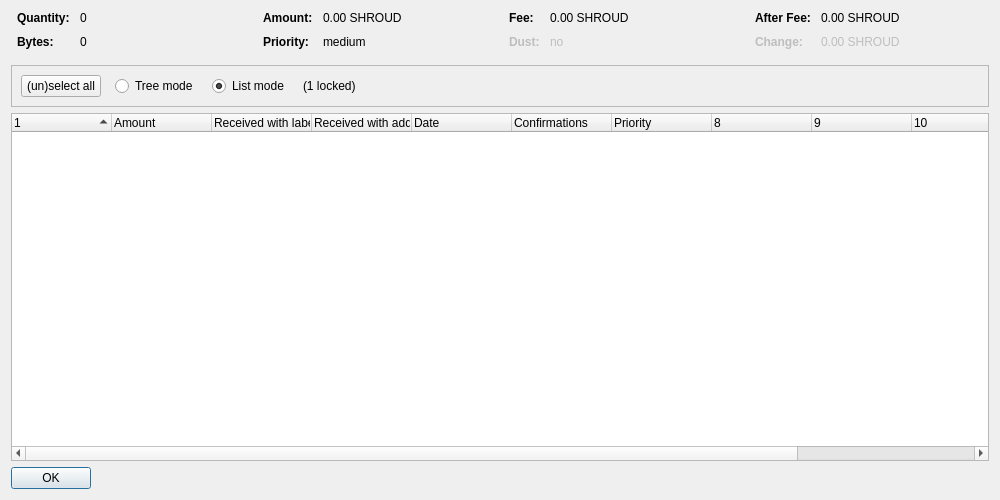
<?xml version="1.0" encoding="UTF-8"?>
<ui version="4.0">
 <class>CoinControlDialog</class>
 <widget class="QDialog" name="CoinControlDialog">
  <property name="geometry">
   <rect>
    <x>0</x>
    <y>0</y>
    <width>1000</width>
    <height>500</height>
   </rect>
  </property>
  <property name="windowTitle">
   <string>Coin Selection</string>
  </property>
  <layout class="QVBoxLayout" name="verticalLayout">
   <item>
    <layout class="QHBoxLayout" name="horizontalLayoutTop" stretch="0,0,0,0">
     <property name="topMargin">
      <number>0</number>
     </property>
     <property name="bottomMargin">
      <number>10</number>
     </property>
     <item>
      <layout class="QFormLayout" name="formLayoutCoinControl1">
       <property name="horizontalSpacing">
        <number>10</number>
       </property>
       <property name="verticalSpacing">
        <number>10</number>
       </property>
       <property name="leftMargin">
        <number>6</number>
       </property>
       <property name="rightMargin">
        <number>6</number>
       </property>
       <item row="0" column="0">
        <widget class="QLabel" name="labelCoinControlQuantityText">
         <property name="font">
          <font>
           <weight>75</weight>
           <bold>true</bold>
          </font>
         </property>
         <property name="text">
          <string>Quantity:</string>
         </property>
        </widget>
       </item>
       <item row="0" column="1">
        <widget class="QLabel" name="labelCoinControlQuantity">
         <property name="cursor">
          <cursorShape>IBeamCursor</cursorShape>
         </property>
         <property name="contextMenuPolicy">
          <enum>Qt::ActionsContextMenu</enum>
         </property>
         <property name="text">
          <string notr="true">0</string>
         </property>
         <property name="textInteractionFlags">
          <set>Qt::LinksAccessibleByMouse|Qt::TextSelectableByKeyboard|Qt::TextSelectableByMouse</set>
         </property>
        </widget>
       </item>
       <item row="1" column="0">
        <widget class="QLabel" name="labelCoinControlBytesText">
         <property name="font">
          <font>
           <weight>75</weight>
           <bold>true</bold>
          </font>
         </property>
         <property name="text">
          <string>Bytes:</string>
         </property>
        </widget>
       </item>
       <item row="1" column="1">
        <widget class="QLabel" name="labelCoinControlBytes">
         <property name="cursor">
          <cursorShape>IBeamCursor</cursorShape>
         </property>
         <property name="contextMenuPolicy">
          <enum>Qt::ActionsContextMenu</enum>
         </property>
         <property name="text">
          <string notr="true">0</string>
         </property>
         <property name="textInteractionFlags">
          <set>Qt::LinksAccessibleByMouse|Qt::TextSelectableByKeyboard|Qt::TextSelectableByMouse</set>
         </property>
        </widget>
       </item>
      </layout>
     </item>
     <item>
      <layout class="QFormLayout" name="formLayoutCoinControl2">
       <property name="horizontalSpacing">
        <number>10</number>
       </property>
       <property name="verticalSpacing">
        <number>10</number>
       </property>
       <property name="leftMargin">
        <number>6</number>
       </property>
       <property name="rightMargin">
        <number>6</number>
       </property>
       <item row="0" column="0">
        <widget class="QLabel" name="labelCoinControlAmountText">
         <property name="font">
          <font>
           <weight>75</weight>
           <bold>true</bold>
          </font>
         </property>
         <property name="text">
          <string>Amount:</string>
         </property>
        </widget>
       </item>
       <item row="0" column="1">
        <widget class="QLabel" name="labelCoinControlAmount">
         <property name="cursor">
          <cursorShape>IBeamCursor</cursorShape>
         </property>
         <property name="contextMenuPolicy">
          <enum>Qt::ActionsContextMenu</enum>
         </property>
         <property name="text">
          <string notr="true">0.00 SHROUD</string>
         </property>
         <property name="textInteractionFlags">
          <set>Qt::LinksAccessibleByMouse|Qt::TextSelectableByKeyboard|Qt::TextSelectableByMouse</set>
         </property>
        </widget>
       </item>
       <item row="1" column="0">
        <widget class="QLabel" name="labelCoinControlPriorityText">
         <property name="font">
          <font>
           <weight>75</weight>
           <bold>true</bold>
          </font>
         </property>
         <property name="text">
          <string>Priority:</string>
         </property>
        </widget>
       </item>
       <item row="1" column="1">
        <widget class="QLabel" name="labelCoinControlPriority">
         <property name="cursor">
          <cursorShape>IBeamCursor</cursorShape>
         </property>
         <property name="contextMenuPolicy">
          <enum>Qt::ActionsContextMenu</enum>
         </property>
         <property name="text">
          <string notr="true">medium</string>
         </property>
         <property name="textInteractionFlags">
          <set>Qt::LinksAccessibleByMouse|Qt::TextSelectableByKeyboard|Qt::TextSelectableByMouse</set>
         </property>
        </widget>
       </item>
      </layout>
     </item>
     <item>
      <layout class="QFormLayout" name="formLayoutCoinControl3">
       <property name="horizontalSpacing">
        <number>10</number>
       </property>
       <property name="verticalSpacing">
        <number>10</number>
       </property>
       <property name="leftMargin">
        <number>6</number>
       </property>
       <property name="rightMargin">
        <number>6</number>
       </property>
       <item row="0" column="0">
        <widget class="QLabel" name="labelCoinControlFeeText">
         <property name="font">
          <font>
           <weight>75</weight>
           <bold>true</bold>
          </font>
         </property>
         <property name="text">
          <string>Fee:</string>
         </property>
        </widget>
       </item>
       <item row="0" column="1">
        <widget class="QLabel" name="labelCoinControlFee">
         <property name="cursor">
          <cursorShape>IBeamCursor</cursorShape>
         </property>
         <property name="contextMenuPolicy">
          <enum>Qt::ActionsContextMenu</enum>
         </property>
         <property name="text">
          <string notr="true">0.00 SHROUD</string>
         </property>
         <property name="textInteractionFlags">
          <set>Qt::LinksAccessibleByMouse|Qt::TextSelectableByKeyboard|Qt::TextSelectableByMouse</set>
         </property>
        </widget>
       </item>
       <item row="1" column="0">
        <widget class="QLabel" name="labelCoinControlLowOutputText">
         <property name="enabled">
          <bool>false</bool>
         </property>
         <property name="font">
          <font>
           <weight>75</weight>
           <bold>true</bold>
          </font>
         </property>
         <property name="text">
          <string>Dust:</string>
         </property>
        </widget>
       </item>
       <item row="1" column="1">
        <widget class="QLabel" name="labelCoinControlLowOutput">
         <property name="enabled">
          <bool>false</bool>
         </property>
         <property name="cursor">
          <cursorShape>IBeamCursor</cursorShape>
         </property>
         <property name="contextMenuPolicy">
          <enum>Qt::ActionsContextMenu</enum>
         </property>
         <property name="text">
          <string notr="true">no</string>
         </property>
         <property name="textInteractionFlags">
          <set>Qt::LinksAccessibleByMouse|Qt::TextSelectableByKeyboard|Qt::TextSelectableByMouse</set>
         </property>
        </widget>
       </item>
      </layout>
     </item>
     <item>
      <layout class="QFormLayout" name="formLayoutCoinControl4">
       <property name="horizontalSpacing">
        <number>10</number>
       </property>
       <property name="verticalSpacing">
        <number>10</number>
       </property>
       <property name="leftMargin">
        <number>6</number>
       </property>
       <property name="rightMargin">
        <number>6</number>
       </property>
       <item row="0" column="0">
        <widget class="QLabel" name="labelCoinControlAfterFeeText">
         <property name="font">
          <font>
           <weight>75</weight>
           <bold>true</bold>
          </font>
         </property>
         <property name="text">
          <string>After Fee:</string>
         </property>
        </widget>
       </item>
       <item row="0" column="1">
        <widget class="QLabel" name="labelCoinControlAfterFee">
         <property name="cursor">
          <cursorShape>IBeamCursor</cursorShape>
         </property>
         <property name="contextMenuPolicy">
          <enum>Qt::ActionsContextMenu</enum>
         </property>
         <property name="text">
          <string notr="true">0.00 SHROUD</string>
         </property>
         <property name="textInteractionFlags">
          <set>Qt::LinksAccessibleByMouse|Qt::TextSelectableByKeyboard|Qt::TextSelectableByMouse</set>
         </property>
        </widget>
       </item>
       <item row="1" column="0">
        <widget class="QLabel" name="labelCoinControlChangeText">
         <property name="enabled">
          <bool>false</bool>
         </property>
         <property name="font">
          <font>
           <weight>75</weight>
           <bold>true</bold>
          </font>
         </property>
         <property name="text">
          <string>Change:</string>
         </property>
        </widget>
       </item>
       <item row="1" column="1">
        <widget class="QLabel" name="labelCoinControlChange">
         <property name="enabled">
          <bool>false</bool>
         </property>
         <property name="cursor">
          <cursorShape>IBeamCursor</cursorShape>
         </property>
         <property name="contextMenuPolicy">
          <enum>Qt::ActionsContextMenu</enum>
         </property>
         <property name="text">
          <string notr="true">0.00 SHROUD</string>
         </property>
         <property name="textInteractionFlags">
          <set>Qt::LinksAccessibleByMouse|Qt::TextSelectableByKeyboard|Qt::TextSelectableByMouse</set>
         </property>
        </widget>
       </item>
      </layout>
     </item>
    </layout>
   </item>
   <item>
    <widget class="QFrame" name="frame">
     <property name="minimumSize">
      <size>
       <width>0</width>
       <height>40</height>
      </size>
     </property>
     <property name="frameShape">
      <enum>QFrame::StyledPanel</enum>
     </property>
     <property name="frameShadow">
      <enum>QFrame::Sunken</enum>
     </property>
     <layout class="QHBoxLayout" name="horizontalLayout">
      <item>
       <layout class="QHBoxLayout" name="horizontalLayoutPanel" stretch="0,0,0,0,0">
        <property name="spacing">
         <number>14</number>
        </property>
        <item>
         <widget class="QPushButton" name="pushButtonSelectAll">
          <property name="sizePolicy">
           <sizepolicy hsizetype="Maximum" vsizetype="Fixed">
            <horstretch>0</horstretch>
            <verstretch>0</verstretch>
           </sizepolicy>
          </property>
          <property name="text">
           <string>(un)select all</string>
          </property>
          <property name="autoDefault">
           <bool>false</bool>
          </property>
         </widget>
        </item>
        <item>
         <widget class="QRadioButton" name="radioTreeMode">
          <property name="sizePolicy">
           <sizepolicy hsizetype="Maximum" vsizetype="Fixed">
            <horstretch>0</horstretch>
            <verstretch>0</verstretch>
           </sizepolicy>
          </property>
          <property name="text">
           <string>Tree mode</string>
          </property>
         </widget>
        </item>
        <item>
         <widget class="QRadioButton" name="radioListMode">
          <property name="sizePolicy">
           <sizepolicy hsizetype="Maximum" vsizetype="Fixed">
            <horstretch>0</horstretch>
            <verstretch>0</verstretch>
           </sizepolicy>
          </property>
          <property name="text">
           <string>List mode</string>
          </property>
          <property name="checked">
           <bool>true</bool>
          </property>
         </widget>
        </item>
        <item>
         <widget class="QLabel" name="labelLocked">
          <property name="text">
           <string notr="true">(1 locked)</string>
          </property>
         </widget>
        </item>
        <item>
         <spacer name="horizontalSpacer">
          <property name="orientation">
           <enum>Qt::Horizontal</enum>
          </property>
          <property name="sizeHint" stdset="0">
           <size>
            <width>40</width>
            <height>20</height>
           </size>
          </property>
         </spacer>
        </item>
       </layout>
      </item>
     </layout>
    </widget>
   </item>
   <item>
    <widget class="CoinControlTreeWidget" name="treeWidget">
     <property name="contextMenuPolicy">
      <enum>Qt::CustomContextMenu</enum>
     </property>
     <property name="sortingEnabled">
      <bool>false</bool>
     </property>
     <property name="columnCount">
      <number>12</number>
     </property>
     <attribute name="headerShowSortIndicator" stdset="0">
      <bool>true</bool>
     </attribute>
     <attribute name="headerStretchLastSection">
      <bool>false</bool>
     </attribute>
     <column>
      <property name="text">
       <string/>
      </property>
     </column>
     <column>
      <property name="text">
       <string>Amount</string>
      </property>
     </column>
     <column>
      <property name="text">
       <string>Received with label</string>
      </property>
     </column>
     <column>
      <property name="text">
       <string>Received with address</string>
      </property>
     </column>
     <column>
      <property name="text">
       <string>Date</string>
      </property>
     </column>
     <column>
      <property name="text">
       <string>Confirmations</string>
      </property>
      <property name="toolTip">
       <string>Confirmed</string>
      </property>
     </column>
     <column>
      <property name="text">
       <string>Priority</string>
      </property>
     </column>
     <column>
      <property name="text">
       <string/>
      </property>
     </column>
     <column>
      <property name="text">
       <string/>
      </property>
     </column>
     <column>
      <property name="text">
       <string/>
      </property>
     </column>
     <column>
      <property name="text">
       <string/>
      </property>
     </column>
     <column>
      <property name="text">
       <string/>
      </property>
     </column>
    </widget>
   </item>
   <item>
    <widget class="QDialogButtonBox" name="buttonBox">
     <property name="sizePolicy">
      <sizepolicy hsizetype="Maximum" vsizetype="Fixed">
       <horstretch>0</horstretch>
       <verstretch>0</verstretch>
      </sizepolicy>
     </property>
     <property name="orientation">
      <enum>Qt::Horizontal</enum>
     </property>
     <property name="standardButtons">
      <set>QDialogButtonBox::Ok</set>
     </property>
    </widget>
   </item>
  </layout>
 </widget>
 <customwidgets>
  <customwidget>
   <class>CoinControlTreeWidget</class>
   <extends>QTreeWidget</extends>
   <header>coincontroltreewidget.h</header>
  </customwidget>
 </customwidgets>
 <resources/>
 <connections/>
</ui>
